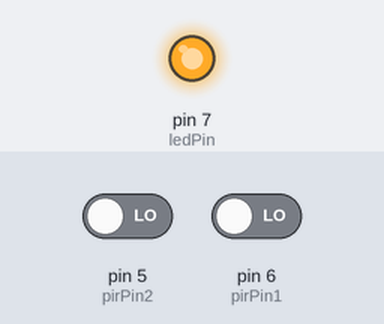
Recording of a sketch running on a simulated Arduino Uno, built with avr-gcc and run on an emulated ATmega328P. Shown: output pins drawn as LEDs (lit = HIGH). Wiring (inferred from the names in the program): DS3231 clock at I2C address 0x68. The inputs (shaded band) are chosen by the test bench; at power-on: pin 5 (pirPin2) LOW, pin 6 (pirPin1) LOW. The local clock reads 2024-03-15 10:24:30 at power-on unless the sketch sets it; what the sketch prints to the serial monitor is not drawn.

Above: at 1.2 s.
1.3 s: pin 5 (pirPin2) driven HIGH
At 1.9 s:
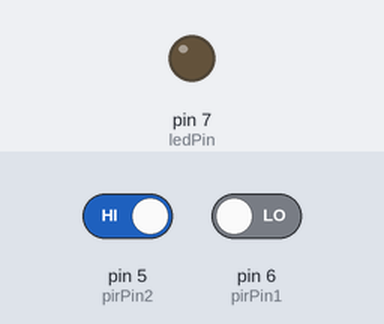
2.8 s: pin 5 (pirPin2) driven LOW
At 3.1 s:
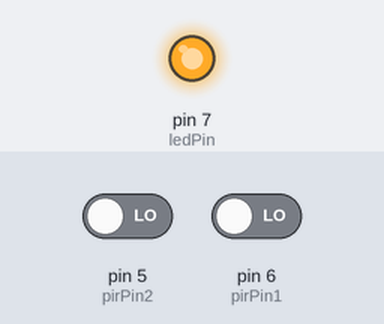
4.3 s: pin 6 (pirPin1) driven HIGH
At 5.5 s:
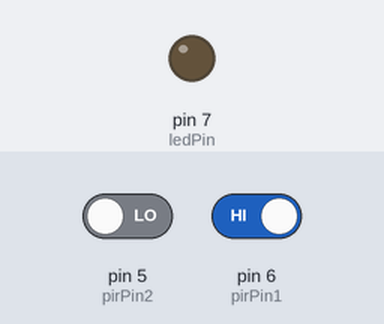
Timing chart, 0 to 7.3 s (numbered marks = the images above; inputs shaded):
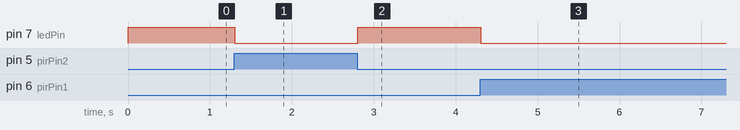

Measured:
- after the input at 1.3 s, pin 7 (ledPin): HIGH → LOW at once
- after the input at 2.8 s, pin 7 (ledPin): LOW → HIGH at once
- after the input at 4.3 s, pin 7 (ledPin): HIGH → LOW at once

The sketch:

MysensorBad_always_on.ino
```cpp
//Set_DS3231
//Datum/Uhrzeit einstellen bei der RTC DS3231
//Code fuer Arduino
//Author Retian
//Version 1.2
#include <math.h>
#include <MyDS3231.h>
#include <MySerialRead.h>
#include "TimeLord.h"

MyDS3231 RTC(0x68);
MySerialRead SRead;


const int PROGMEM TIMEZONE = 1;
const double PROGMEM LONGITUDE = 7.75;
const double PROGMEM LATITUDE = 49.42;


int ledPin = 7;  // LED on Pin 13 of Arduino
int pirPin1 = 6; // Input for HC-S501
int pirPin2 = 5; // Input for HC-S501
int pirValue1; // Place to store read PIR Value
int pirValue2; // Place to store read PIR Value
int pirValue;

TimeLord myLord;
//Prototypen
bool leseWert(byte* , byte, byte);
void pruefeKleiner10(byte);
void zeigeMenue(void);
void setzeDatum(void);
void setzeUhrzeit(void);
void setzeWochetag(void);
void zeigeDatumUhrzeit(void);
void zeigeUhrzeit10s(void);
void zeigeWochentag(void);

byte tag, monat, jahr;
byte stunde, minute, sekunde;
byte wochenTag;
char inByte;

void setup() {
  Serial.begin(115200);
  Serial.println(F("Einstellen und Anzeigen von"));
  Serial.println(F("   Datum und Uhrzeit der   "));
  Serial.println(F("Real Time Clock (RTC) DS3231"));

pinMode(ledPin, OUTPUT);
  pinMode(pirPin1, INPUT);
  pinMode(pirPin2, INPUT);
  digitalWrite(ledPin, HIGH);

    myLord.TimeZone(TIMEZONE * 60);
  myLord.Position(LATITUDE, LONGITUDE);
  myLord.DstRules(3,2,11,1, 60); // second sunday in march thru first


 // zeigeMenue();
}

void loop() {
 // while (Serial.available()) Serial.read(); //Buffer leeren
 // while (!Serial.available());

/*  inByte = Serial.read();
  if (inByte == 'M') zeigeMenue();
  if (inByte == 'D') setzeDatum();
  else if (inByte == 'U') setzeUhrzeit();
  else if (inByte == 'W') setzeWochetag();
  else if (inByte == 'd') zeigeDatumUhrzeit();
  else if (inByte == 'u') zeigeUhrzeit10s();
  else if (inByte == 'w') zeigeWochentag();

*/
RTC.nowDateTime();
Serial.println(RTC.nowMin);

  byte day[] = {0, 0, 0, RTC.nowDay, RTC.nowMonth, RTC.nowYear};

     myLord.SunRise(day);
long rise_h = day[tl_hour];
long rise_m = day[tl_minute];
long rise_s = rise_h*3600 + rise_m*60;

     myLord.SunSet(day);
long set_h = day[tl_hour];
long set_m = day[tl_minute];
long set_s = set_h*3600 + set_m*60;

long now_h = RTC.nowHour;
long now_m = RTC.nowMin;
long now_s = now_h*3600+now_m*60;


if (true){
  //if (now_s >= set_s || now_s <= rise_s ){
    //enable motion sensor

      pirValue1 = digitalRead(pirPin1);
      pirValue2 = digitalRead(pirPin2);
      pirValue = pirValue1 || pirValue2;
      digitalWrite(ledPin, !pirValue);
      Serial.println(1);
      Serial.println(pirValue1);
      Serial.println(2);
      Serial.println(pirValue2);
      Serial.println("ges");
      Serial.println(pirValue);
  }
  else{
      Serial.println("off");

    digitalWrite(ledPin, HIGH);
  }


}

bool leseWert(byte *wert, byte ug, byte og)
{
  if (SRead.readByte(&(*wert), SERIAL_WAIT))
  {
    if (*wert < ug || *wert > og) return false;
    else return true;
  }
  else return false;
}

void pruefeKleiner10(byte wert)
{
  if (wert < 10) Serial.print("0");
}

void zeigeMenue()
{
  Serial.println("\nMenue:");
  Serial.println(F("M ... Zeige Menue"));
  Serial.println(F("D ... Setze Datum"));
  Serial.println(F("U ... Setze Uhrzeit"));
  Serial.println(F("W ... Setze Wochentag"));
  Serial.println(F("d ... Zeige Datum/Uhrzeit"));
  Serial.println(F("u ... Zeige Uhrzeit 10 Sek."));
  Serial.println(F("w ... Zeige Wochentag"));
  Serial.println();
}

void setzeDatum()
{
  Serial.println(F("Eingabe des Datums:"));

  Serial.print(F("Tag  : "));
  while (!leseWert(&tag, 1, 31));
  pruefeKleiner10(tag);
  Serial.println(tag);

  Serial.print(F("Monat: "));
  while (!leseWert(&monat, 1, 12));
  pruefeKleiner10(monat);
  Serial.println(monat);

  Serial.print(F("Jahr : "));
  while (!leseWert(&jahr, 0, 99));
  Serial.print("20");
  pruefeKleiner10(jahr);
  Serial.println(jahr);

  Serial.println(F("Uebernehmen? J/N"));
  while (!Serial.available());

  inByte = Serial.read();
  if (inByte == 'J')
  {
    RTC.setDate(tag, monat, jahr);
    Serial.println(F("Datum uebernommen!"));
    zeigeDatumUhrzeit();
  }
  else Serial.println(F("Abbruch durch Benutzer"));
  Serial.println();

}

void setzeUhrzeit()
{
  Serial.println(F("Eingabe der Uhrzeit:"));

  Serial.print(F("Stunde : "));
  while (!leseWert(&stunde, 0, 23));
  pruefeKleiner10(stunde);
  Serial.println(stunde);

  Serial.print(F("Minute : "));
  while (!leseWert(&minute, 0, 59));
  pruefeKleiner10(minute);
  Serial.println(minute);

  Serial.print(F("Sekunde: "));
  while (!leseWert(&sekunde, 0, 59));
  pruefeKleiner10(sekunde);
  Serial.println(sekunde);

  Serial.println(F("Uebernehmen? J/N"));
  while (!Serial.available());

  inByte = Serial.read();
  if (inByte == 'J')
  {
    RTC.setTime(stunde, minute, sekunde);
    Serial.println(F("Uhrzeit uebernommen!"));
    zeigeDatumUhrzeit();
  }
  else Serial.println(F("Abbruch durch Benutzer"));
  Serial.println();
}

void setzeWochetag()
{
  //byte wochenTag;

  Serial.println(F("Eingabe des Wochentags:"));

  Serial.println(F("1 ... Montag"));
  Serial.println(F("2 ... Dienstag"));
  Serial.println(F("3 ... Mittwoch"));
  Serial.println(F("4 ... Donnerstag"));
  Serial.println(F("5 ... Freitag"));
  Serial.println(F("6 ... Samstag"));
  Serial.println(F("7 ... Sonntag"));

  if (SRead.readByte(&wochenTag, SERIAL_WAIT))
  {
    if (wochenTag > 0 && wochenTag <= 7)
    {
      Serial.print(F("Gewaehlt: "));
      Serial.println(wochenTag);
      Serial.println(F("Uebernehmen? J/N"));
      while (!Serial.available());

      inByte = Serial.read();
      if (inByte == 'J')
      {
        RTC.setDow(wochenTag);
        Serial.println(F("Wochentag uebernommen!"));
        RTC.nowDateTime();
        zeigeWochentag();
      }
      else Serial.println(F("Abbruch durch Benutzer"));
      Serial.println();
    }
    else Serial.println(F("Falsche Eingabe!"));
  }
}

void zeigeDatumUhrzeit()
{
  char timeString[9];
  char dateString[11];

  Serial.println(F("Zeige Datum und Uhrzeit:"));
  RTC.nowDateTime();
  RTC.getDateString(dateString, YEAR_4_DIG);
  RTC.getTimeString(timeString, HH_MM_SS);
  Serial.print(dateString);
  Serial.print("  ");
  Serial.println(timeString);
  Serial.println();
}

void zeigeUhrzeit10s()
{
  char timeString[9];

  Serial.println(F("Zeige Uhrzeit 10 Sekunden:"));
  for (byte i = 0; i < 10; i++)
  {
    RTC.nowDateTime();
    RTC.getTimeString(timeString, HH_MM_SS);
    Serial.println(timeString);
    delay(1000);
  }
  Serial.println();
}

void zeigeWochentag()
{
  char dowString[11];

  Serial.println(F("Zeige Wochentag:"));
  RTC.nowDateTime();
  RTC.getDowString(dowString);
  Serial.println(dowString);
  Serial.println();
}
```
